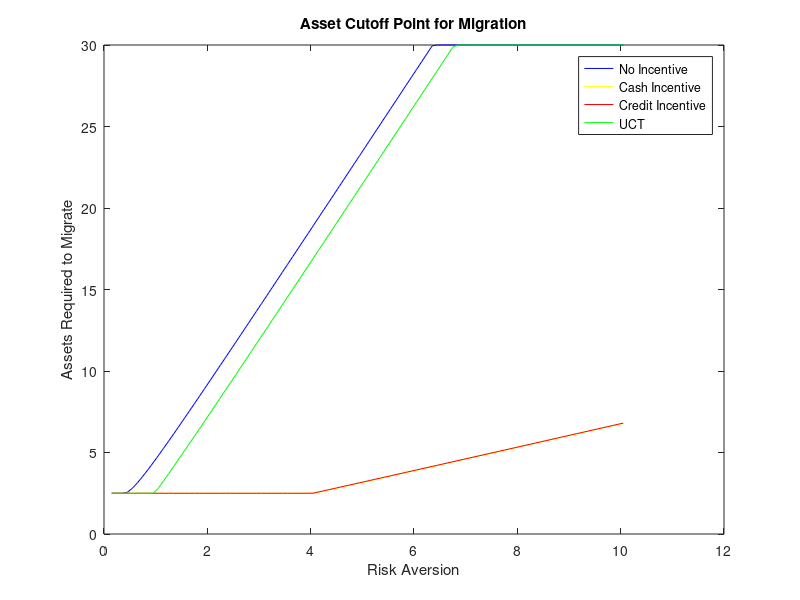
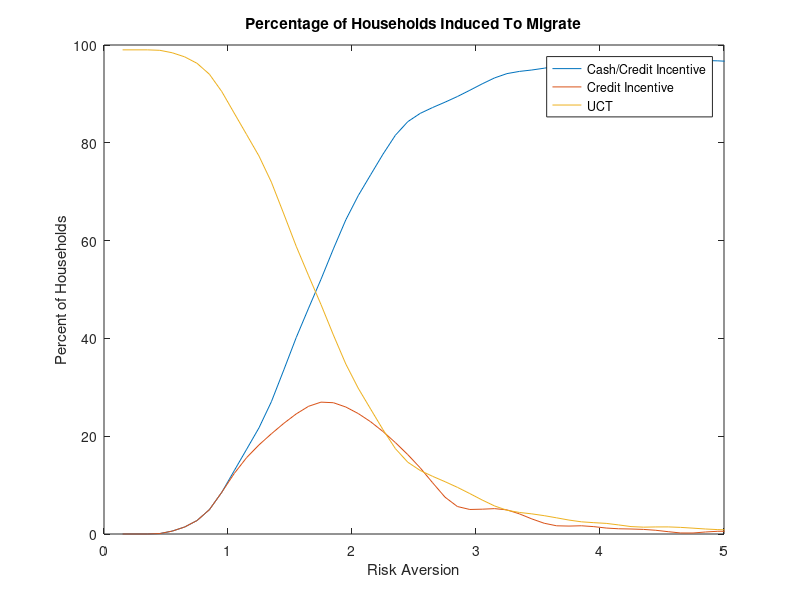
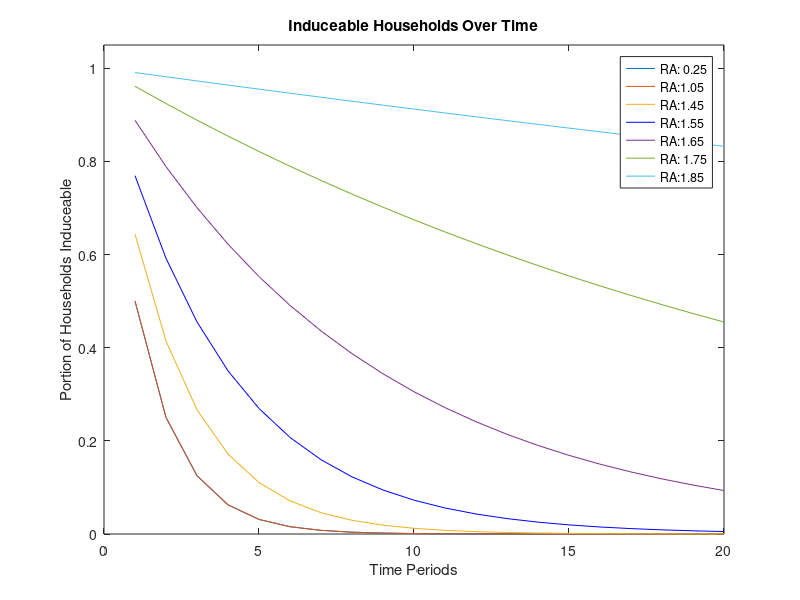

The MATLAB script that drew these images, in order:


%will you migrate without ongoing incentive (static model)

for j=1:100
F = 10/4;%cost of migration
piG = 0.5; %probability of success
m = 5.5; %net return if successful
sigma = j*0.1+0.05; %risk aversion
I = 8/4 ; %size of the incentive

x=[F:0.001:30];

M = piG*(x+m).^(1-sigma)/(1-sigma) + (1-piG)*(x-F).^(1-sigma)/(1-sigma); %value of migration
H = x.^(1-sigma)/(1-sigma); %value of staying at home

M_I = piG*(x+m+I).^(1-sigma)/(1-sigma) + (1-piG)*(x-F+I).^(1-sigma)/(1-sigma); %value of migration with incentive
M_Credit = piG*(x+m).^(1-sigma)/(1-sigma) + (1-piG)*(x-F+I).^(1-sigma)/(1-sigma); %value of migration with credit incentive
M_UCT = piG*(x+m+I).^(1-sigma)/(1-sigma) + (1-piG)*(x-F+I).^(1-sigma)/(1-sigma); %value of migration with UCT
H_UCT = (x+I).^(1-sigma)/(1-sigma); %value of staying at home with UCT

Z = (M>=H); %Z =1 if the household migrates at that level of cash
Z_I = (M_I>=H); %Z =1 if the household migrates at that level of cash with incentive
Z_Credit = (M_Credit>=H); %Z =1 if the household migrates at that level of cash with Credit incentive
Z_UCT = (M_UCT>=H_UCT); %Z =1 if the household migrates at that level of cash with UCT

%calculate level of cash required to migrate
if isempty(find(Z)) == 0; %%% note that this may be problematic if the matrix is empty.
    cutpoint(j) = (x(min(find(Z)))); %+ x(min(find(M))-1))/2;
else min(Z) ==0;
    cutpoint(j) =max(x);
end

if isempty(find(Z_I)) == 0; %%% note that this may be problematic if the matrix is empty.
    cutpoint_I(j) = (x(min(find(Z_I)))); %+ x(min(find(M))-1))/2;
else min(Z_I) ==0;
    cutpoint_I(j) =max(x);
end


if isempty(find(Z_Credit)) == 0; %%% note that this may be problematic if the matrix is empty.
    cutpoint_Credit(j) = (x(min(find(Z_Credit)))); %+ x(min(find(M))-1))/2;
else min(Z_Credit) ==0;
    cutpoint_Credit (j) =max(x);
end

if isempty(find(Z_UCT)) == 0; %%% note that this may be problematic if the matrix is empty.
    cutpoint_UCT(j) = (x(min(find(Z_UCT)))); %+ x(min(find(M))-1))/2;
else min(Z_UCT) ==0;
    cutpoint_UCT (j) =max(x);
end

RA(j) = sigma;


end

H = [0	0.34	2.02	6.38	15.93	26.15	40.22	53.12	66.02	75.57	83.78	87.63	89.98	92.66	95.01	95.85	96.69	97.53	97.87	98.54	98.54	98.71	99.05	99.22	99.39	99.39	99.56	99.73	99.73	99.9	99.9	99.9	100.07]; %histogram from control group
Y = [1	2	3	4	5	6	7	8	9	10	11	12	13	14	15	16	17	18	19	20	21	22	23	24	25	26	27	28	29	32	33	34	35];
ppH = spline(Y,H);

figure = figure();
plot(RA,cutpoint,'blue', RA,cutpoint_I,'yellow',RA, cutpoint_Credit,'red',RA, cutpoint_UCT,'green');
hleg1 =  legend('No Incentive','Cash Incentive','Credit Incentive', 'UCT') ; 
xlabel('Risk Aversion')
ylabel('Assets Required to Migrate')
title('Asset Cutoff Point for Migration')
print(figure,'-dpdf',sprintf('Figures/Static_Cutoffs.pdf'));
clear figure;

figure = figure();
plot(RA,ppval(ppH,cutpoint)-ppval(ppH,cutpoint_I),RA,ppval(ppH,cutpoint)-ppval(ppH,cutpoint_UCT),RA,100-ppval(ppH,cutpoint))
axis([0 5 0 100])
hleg1 =  legend('Cash/Credit Incentive','Credit Incentive', 'UCT','Background Migration') ; 
xlabel('Risk Aversion')
ylabel('Percent of Households')
title('Percentage of Households Induced To Migrate')
print(figure,'-dpdf',sprintf('Figures/Static_Induced.pdf'));
clear figure;

% how many people left to migrate?  assumption is that 50% of people are
% succesful and 50% can then have another shot.
for j = 1:100
for i = 1:20
    if i==1
        induceable(j,i) = (normcdf(cutpoint(j),7,0.7) + 0.5*(1-normcdf(cutpoint(j),7,0.7)));
    else
        induceable(j,i) = induceable(j,i-1)*(normcdf(cutpoint(j),7,0.7) + 0.5*(1-normcdf(cutpoint(j),7,0.7)));
    end
end
end

t=[1:1:20];

figure = figure();
plot(t,induceable(2,:),t,induceable(10,:),t,induceable(14,:),t,induceable(15,:),'blue',t,induceable(16,:),t,induceable(17,:),t,induceable(18,:))
axis([0 20 0 1.05])
hleg1 =  legend('RA: 0.25','RA:1.05','RA:1.45','RA:1.55','RA:1.65','RA: 1.75','RA:1.85') ; 
xlabel('Time Periods')
ylabel('Portion of Households Induceable')
title('Induceable Households Over Time')
print(figure,'-dpdf',sprintf('Figures/Static_Induceable.pdf'));
clear figure;




